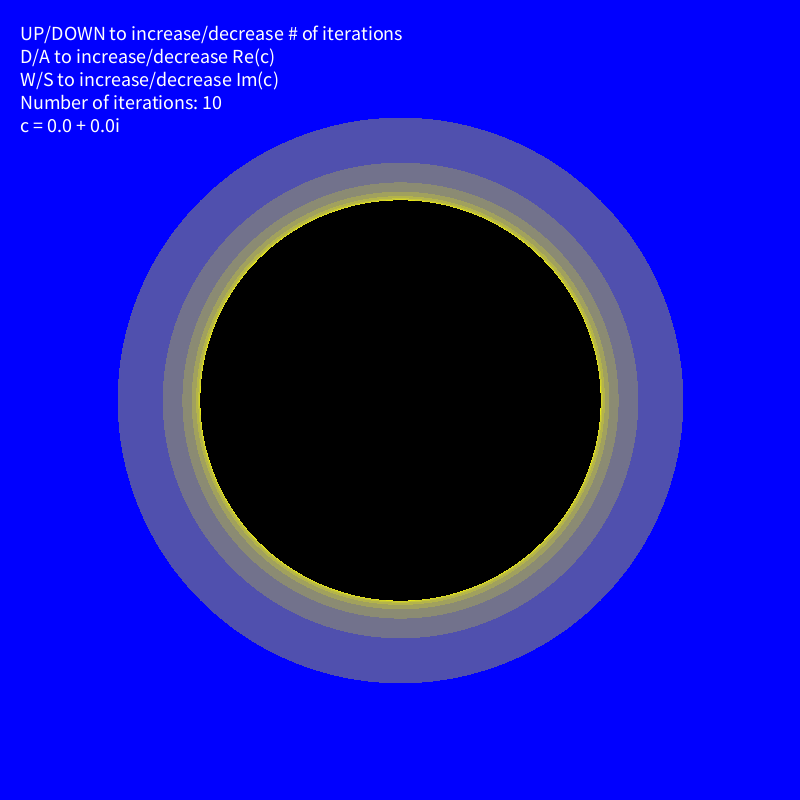
Frame 1 (no input)
Frame 60 (the mouse pressed at the canvas centre just before this capture): identical to frame 1, image omitted
Frame 120 (the mouse held since frame 60 and released just before this capture): identical to frame 1, image omitted

The Processing sketch that drew this single still picture (run headless with seeded random() and noise(); from frame 60 on, the mouse is pressed at the canvas centre):

// Processing sketch: julia
// ── julia.pde
////////////////////////////////////////////////////////////
/*
Interactive Julia set
*/
////////////////////////////////////////////////////////////

int NUMITER = 10; // Default number of iterations
int FACTOR = 2;
float XMIN = -2.0;
float XMAX = 2.0;
float YMIN = -2.0;
float YMAX = 2.0;
int imgWidth = 400*FACTOR;
int imgHeight = 400*FACTOR;
PImage img;
float c_real = 0; // Constant for Julia set z^2 - 1
float c_imag = 0;

void settings() {
  size(imgWidth, imgHeight);
}

void setup() {
  img = createImage(imgWidth, imgHeight, RGB);
  jset();
}

void draw() {
  image(img, 0, 0, imgWidth, imgHeight);
  fill(255);
  int text_size = 20;
  textSize(text_size);
  String iterInstrText = "UP/DOWN to increase/decrease # of iterations";
  String c_realInstrText = "D/A to increase/decrease Re(c)";
  String c_imagInstrText = "W/S to increase/decrease Im(c)";
  String iterText = "Number of iterations: " + NUMITER;
  String cText = "c = " + c_real + " + " + c_imag + "i";
  String finalText = iterInstrText + "\n" + c_realInstrText + "\n" + c_imagInstrText + "\n" + iterText + "\n" + cText;
  text(finalText, 20, text_size + 20);
  //text("UP/DOWN to increase/decrease # of iterations", 20, text_size + 20);
  //text("D/A to increase/decrease real component of c", 20, text_size + 20);
  //text("W/S to increase/decrease complex component of c", 20, text_size + 20);
  //text("Number of iterations: " + NUMITER, 20, 2 * text_size + 40);
}

public static float round2(float number, int scale) {
  int pow = 10;
  for (int i = 1; i < scale; i++)
    pow *= 10;
  float tmp = number * pow;
  if (number > 0) {
    return ( (float) ( (int) ((tmp - (int) tmp) >= 0.5f ? tmp + 1 : tmp) ) ) / pow;
  } else {
    return ( (float) ( (int) ((tmp - (int) tmp) <= -0.5f ? tmp - 1 : tmp) ) ) / pow;
  }
}

void keyPressed() {
  if (keyCode == UP) {
    NUMITER += 1;
    jset();
  } else if (keyCode == DOWN) {
    NUMITER = max(1, NUMITER - 1);
    jset();
  } else if ((key == 'a' || key == 'A')) {
    c_real -= 0.01;
    c_real = round2(c_real, 2);
    jset();
  } else if ((key == 'd' || key == 'D')) {
    c_real += 0.01;
    c_real = round2(c_real, 2);
    jset();
  } else if ((key == 's' || key == 'S')) {
    c_imag -= 0.01;
    c_imag = round2(c_imag, 2);
    jset();
  } else if ((key == 'w' || key == 'W')) {
    c_imag += 0.01;
    c_imag = round2(c_imag, 2);
    jset();
  }
}

float scale(float pix, float pixMax, float floatMin, float floatMax) {
  /* converts pixel coordinates to complex plane coordinates */
  return floatMin + (pix/pixMax) * (floatMax - floatMin);
}

void jset() {  // displays the set
  for (int col = 0; col < imgWidth; col++) {
    for (int row = 0; row < imgHeight; row++) {
      float z_real = scale(col, imgWidth, XMIN, XMAX);
      float z_imag = scale(row, imgHeight, YMIN, YMAX);
      int n = 0;  // n is the # of iterations it took for a point to escape the set (|z| > 2)
      while (n < NUMITER) {
        float z_real_temp = z_real*z_real - z_imag*z_imag + c_real;
        float z_imag_temp = 2*z_real*z_imag + c_imag;
        z_real = z_real_temp;
        z_imag = z_imag_temp;
        if (z_real*z_real + z_imag*z_imag > 4.0) break;
        n++;
      }
      if (n == NUMITER) {
        img.pixels[col + row*imgWidth] = color(0, 0, 0);
      } else {
        float norm = map(n, 0, NUMITER, 0, 1);
        float bright = map(sqrt(norm), 0, 1, 0, 255);
        //img.pixels[col + row*imgWidth] = color(bright, bright, bright);
        img.pixels[col + row*imgWidth] = color(bright, bright, 255-bright);
      }
    }
  }
  img.updatePixels();
}
